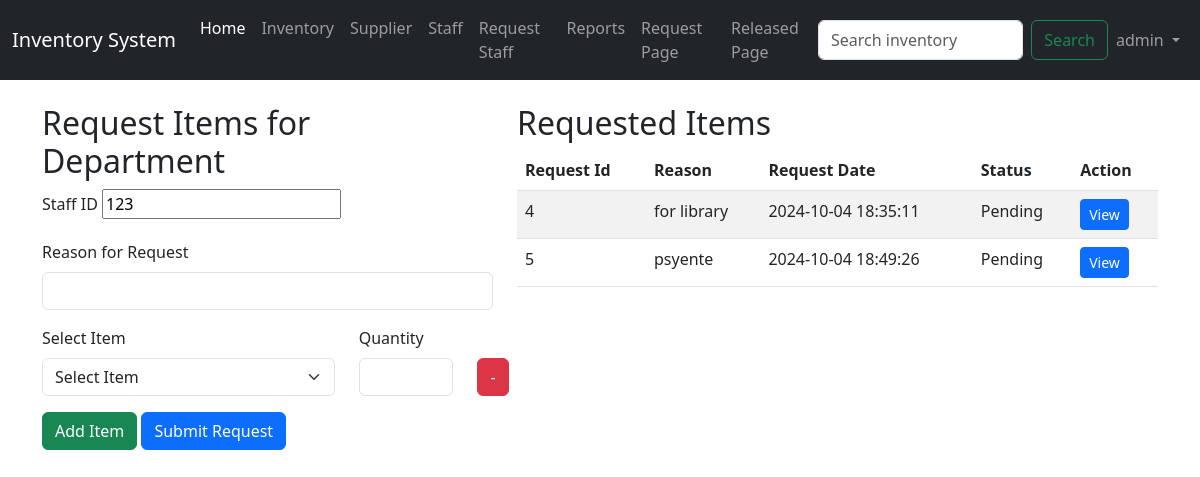
Page /request_form.php (signed in) on the committed database.
### tables this page shows
CREATE TABLE `requests_table`  (
  `request_id` int NOT NULL AUTO_INCREMENT,
  `staff_id` varchar(50) NULL DEFAULT NULL,
  `reason` text NULL,
  `request_date` timestamp NOT NULL DEFAULT current_timestamp,
  `status` varchar(255) NULL DEFAULT NULL,
  PRIMARY KEY (`request_id`) USING BTREE
);

### request_form.php (the view, shortened to what this page needs)
<!DOCTYPE html>
<html lang="en">
<head>
    <link href="https://cdn.jsdelivr.net/npm/bootstrap@5.3.0-alpha1/dist/css/bootstrap.min.css" rel="stylesheet">
</head>
<body>
    <?php include("navigation.php"); ?>
    <?php include('db_connection.php'); ?>
    <div class="container mt-4">
        <div class="row">
            <div class="col-md-5">
                <h2>Request Items for Department</h2>
                <form action="request_items.php" method="POST">
                    <div class="mb-3">
                        <label for="staffId" class="form-label">Staff ID </label>
                        <input type="text" id="staff_id" name="staff_id" value="<?php echo  $staff_id; ?>">
                    </div>
                    <div class="mb-3">
                        <label for="reason" class="form-label">Reason for Request</label>
                        <input type="text" class="form-control" name="reason" id="reason" required>
                    </div>
                    <div id="itemContainer">
                        <div class="row mb-3 item-row">
                            <div class="col-8">
                                <label for="items" class="form-label">Select Item</label>
                                <select class="form-select" name="items[]" required>
                                    <option value="">Select Item</option>
                                </select>
                            </div>
                            <div class="col-3">
                                <label for="quantity" class="form-label">Quantity</label>
                                <input type="number" class="form-control" name="quantities[]" min="1" required>
                            </div>
                            <div class="col-1 d-flex align-items-end">
                                <button type="button" class="btn btn-danger remove-item">-</button>
                            </div>
                        </div>
                    </div>
                    <button type="button" class="btn btn-success" id="addItem">Add Item</button>
                    <button type="submit" class="btn btn-primary">Submit Request</button>
                </form>
            </div>
            <div class="col-md-7">
                <h2>Requested Items</h2>
                <table class="table table-striped" id="requestedItemsTable">
                    <thead class="thead-dark">
                        <tr>
                            <th scope="col">Request Id</th>
                            <th scope="col">Reason</th>
                            <th scope="col">Request Date</th>
                            <th scope="col">Status</th>
                            <th scope="col">Action</th>
                        </tr>
                    </thead>
                    <tbody>
                    <?php
                    $staff_id = $_SESSION['staff_id'];
                    $sqlRequestedItems = "
                        SELECT rt.request_id, rt.request_date, rt.status, rt.reason
                        FROM requests_table rt
                        WHERE rt.staff_id = '$staff_id'";
                    $resultRequestedItems = $conn->query($sqlRequestedItems);
                    if ($resultRequestedItems->num_rows > 0) {
                        while ($row = $resultRequestedItems->fetch_assoc()) {
                            echo "<tr>";
                            echo "<td>" . $row['request_id'] . "</td>";
                            echo "<td>" . $row['reason'] . "</td>";
                            echo "<td>" . $row['request_date'] . "</td>";
                            echo "<td>" . $row['status'] . "</td>";
                            echo "<td>
                                <button class='btn btn-primary btn-sm view-btn' data-id='" . $row['request_id'] . "'>View</button>
                              </td>";
                            echo "</tr>";
                        }
                    } else {
                        echo "<tr><td colspan='5'>No items requested yet</td></tr>";
                    }
                    ?>
                    </tbody>
                </table>
            </div>
        </div>
    </div>
</body>
</html>

### rows in the picture
requests_table: request_id "4", reason "for library", request_date "2024-10-04 18:35:11", status "Pending"
requests_table: request_id "5", reason "psyente", request_date "2024-10-04 18:49:26", status "Pending"

### other values in the picture
$username "admin"
